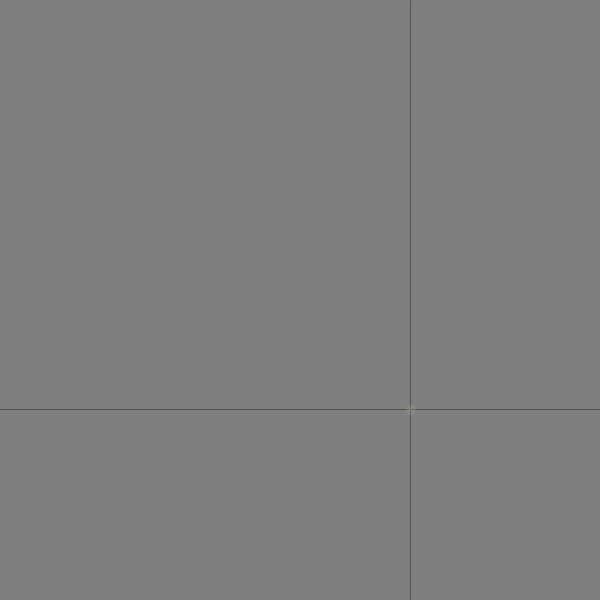
Frame 1 (no input)
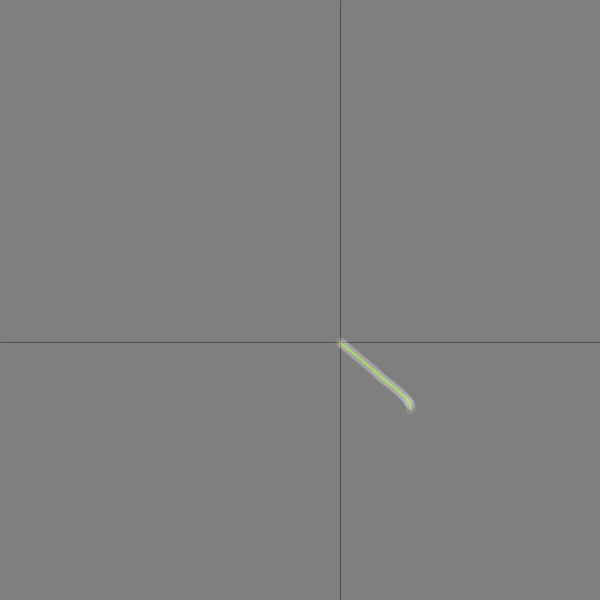
Frame 60 (the mouse pressed at the canvas centre just before this capture)
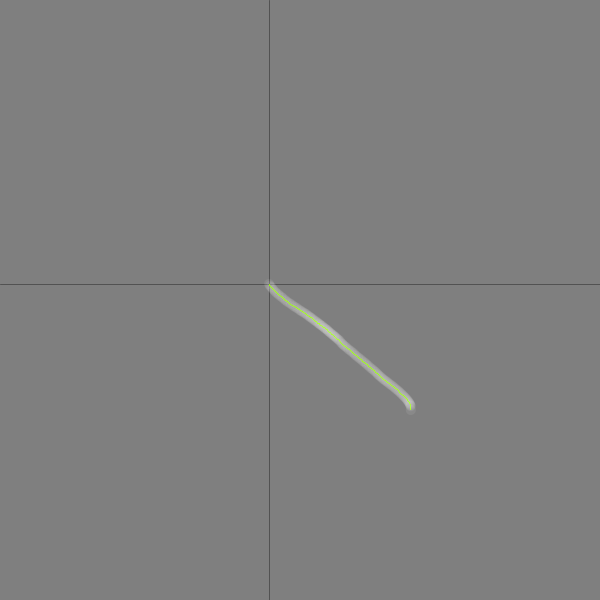
Frame 120 (the mouse held since frame 60 and released just before this capture)

The Processing sketch that drew these frames (run headless with seeded random() and noise(); from frame 60 on, the mouse is pressed at the canvas centre):

// Processing sketch: noise_perlin_PGraphics
// ── noise_perlin_PGraphics.pde
// L'utilisation de PGraphics est essentielle ici.
// Elle permet de gérer à la fois une animation (le mouvement du plotter)
// et une trace (un mouvement qui n'est pas effacé par la commande background()).

float xoff = 0.0, yoff = 0.0, noiseScale1=0.4, noiseScale2=0.2;
float n1, n2;
float posPrecX=0.0, posPrecY;
PGraphics p;

void setup() {
  size(600,600);
  background(127);
  stroke(0,90);
  p = createGraphics(width, height, JAVA2D);
  noiseDetail(4); // détermine le nombre d'octaves dans le calcul. par défaut est à 4.
  noiseSeed(10); // le déroulement de la pige sera chaque fois similaire

}

void draw() 
{

  background(127);

  xoff = xoff + .01;
  yoff = ((millis()/1000.0));
  n1 = noise(xoff*noiseScale1) * width;
  line(n1, 0, n1, height);
  n2 = noise(yoff*noiseScale2) * width;
  line(0, n2, width, n2);

  // Pour laisser la trace du plotter
  p.beginDraw();
  p.noStroke();
  p.fill(255,20);
  p.noStroke();
  p.smooth();
  p.ellipse(n1, n2, 10, 10);
  p.stroke(150,255,0);
  if (posPrecX == 0) {
    p.line(n1, n2, n1, n2);
  } 
  else {
    p.line(posPrecX, posPrecY, n1, n2);
  }
  p.endDraw();
  image(p,0,0);

  posPrecX = n1;
  posPrecY = n2;
}
